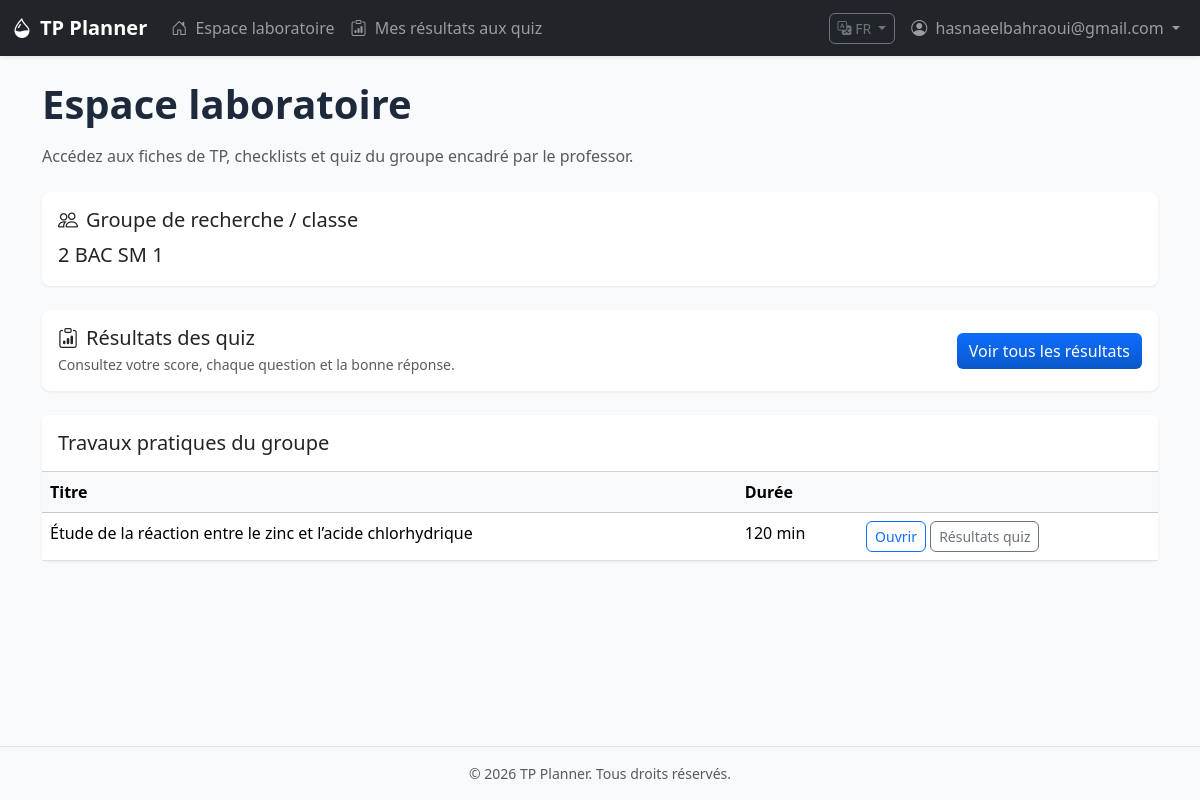
The app's page /pages/member_dashboard.php (signed in) with its own data.
### tables this page shows
CREATE TABLE `students` (
  `id` int(11) NOT NULL,
  `name` varchar(255) NOT NULL,
  `email` varchar(255) NOT NULL,
  `password` varchar(255) NOT NULL,
  `class_id` int(11) NOT NULL,
  `created_at` timestamp NOT NULL DEFAULT current_timestamp()
);

CREATE TABLE `classes` (
  `id` int(11) NOT NULL,
  `name` varchar(100) NOT NULL,
  `teacher_id` int(11) NOT NULL,
  `created_at` timestamp NOT NULL DEFAULT current_timestamp()
);

CREATE TABLE `tp_sessions` (
  `id` int(11) NOT NULL,
  `title` varchar(255) NOT NULL,
  `class_id` int(11) NOT NULL,
  `objectives` text DEFAULT NULL,
  `skills` text DEFAULT NULL,
  `duration` int(11) DEFAULT 60,
  `created_at` timestamp NOT NULL DEFAULT current_timestamp(),
  `fiche_number` varchar(50) DEFAULT NULL COMMENT 'Ex: Fiche technique 4',
  `unit` varchar(100) DEFAULT NULL COMMENT 'Ex: Chimie, Physique…',
  `results` text DEFAULT NULL COMMENT 'Bilan des réactions (HTML riche)',
  `safety` text DEFAULT NULL COMMENT 'Consignes de sécurité (HTML riche)',
  `schema_image` varchar(500) DEFAULT NULL COMMENT 'Chemin vers le schéma expérimental uploadé',
  `imported_file` varchar(500) DEFAULT NULL,
  `imported_content` mediumtext DEFAULT NULL,
  `imported_type` enum('none','word','pdf') NOT NULL DEFAULT 'none'
);

### includes/i18n.php (called while the page is built, shortened)
<?php
function get_ui_lang(): string {
    $l = $_SESSION['ui_lang'] ?? 'fr';
    return in_array($l, I18N_ALLOWED, true) ? $l : 'fr';
}
function t(string $key): string {
    $lang = get_ui_lang();
    $dict = $GLOBALS['I18N_STRINGS'][$lang] ?? [];
    if (isset($dict[$key])) {
        return $dict[$key];
    }
    $fallback = $GLOBALS['I18N_STRINGS']['en'][$key] ?? $key;
    return $fallback;
}

### includes/functions.php (called while the page is built, shortened)
<?php
function db_table_exists(mysqli $conn, string $table): bool {
    $t = $conn->real_escape_string($table);
    $r = $conn->query("SHOW TABLES LIKE '$t'");
    return $r && $r->num_rows > 0;
}
function db_table_has_column(mysqli $conn, string $table, string $column): bool {
    $c = $conn->real_escape_string($column);
    $r = $conn->query("SHOW COLUMNS FROM `$table` LIKE '$c'");
    return $r && $r->num_rows > 0;
}
function students_table_ready(mysqli $conn): bool {
    if (!db_table_exists($conn, 'students')) {
        return false;
    }
    foreach (['name', 'email', 'password', 'class_id'] as $col) {
        if (!db_table_has_column($conn, 'students', $col)) {
            return false;
        }
    }
    return true;
}
function member_fetch_student_row(mysqli $conn, int $studentId, ?string $userEmail): ?array {
    if ($studentId <= 0 || !students_table_ready($conn)) {
        return null;
    }
    $st = $conn->prepare('SELECT s.id AS sid, s.class_id, c.name AS class_name FROM students s LEFT JOIN classes c ON c.id = s.class_id WHERE s.id = ? LIMIT 1');
    $st->bind_param('i', $studentId);
    $st->execute();
    $row = $st->get_result()->fetch_assoc();
    return $row ?: null;
}
function escape($str) {
    return htmlspecialchars($str ?? '', ENT_QUOTES, 'UTF-8');
}
?>

### pages/member_dashboard.php (the view, shortened to what this page needs)
<?php
$conn = getDB();
$uid = (int) ($_SESSION['user_id'] ?? 0);
$userEmail = trim((string) ($_SESSION['user_email'] ?? ''));
$studentRow = member_fetch_student_row($conn, $uid, $userEmail !== '' ? $userEmail : null);
$sessions = [];
if ($studentRow && !empty($studentRow['class_id'])) {
    $cid = (int) $studentRow['class_id'];
    $q = $conn->query("SELECT id, title, duration, created_at FROM tp_sessions WHERE class_id = $cid ORDER BY id DESC LIMIT 25");
    if ($q) {
        $sessions = $q->fetch_all(MYSQLI_ASSOC);
    }
}
require_once dirname(__DIR__) . '/includes/header.php';
require_once dirname(__DIR__) . '/includes/navbar.php';
?>
<main class="container py-4">
    <h1 class="page-title mb-3"><?= escape(t('member.title')) ?></h1>
    <p class="text-muted mb-4"><?= escape(t('member.intro')) ?></p>
    <?php if (!students_table_ready($conn)): ?>
        <div class="alert alert-warning"><?= escape(t('register.err_schema')) ?></div>
    <?php elseif (!$studentRow): ?>
        <div class="alert alert-warning"><?= escape(t('member.profile_incomplete')) ?></div>
    <?php elseif (empty($studentRow['class_id'])): ?>
        <div class="alert alert-warning"><?= escape(t('member.no_group')) ?></div>
    <?php else: ?>
        <div class="card mb-4">
            <div class="card-body">
                <h5 class="card-title"><i class="bi bi-people me-2"></i><?= escape(t('member.my_group')) ?></h5>
                <p class="mb-0 fs-5"><?= escape($studentRow['class_name'] ?? ('#' . (int) $studentRow['class_id'])) ?></p>
            </div>
        </div>
        <div class="card mb-4">
            <div class="card-body d-flex flex-wrap justify-content-between align-items-center gap-2">
                <div>
                    <h5 class="mb-1"><i class="bi bi-clipboard-data me-2"></i><?= escape(t('member.quiz_results_link')) ?></h5>
                    <p class="text-muted small mb-0"><?= escape(t('member.quiz_results_hint')) ?></p>
                </div>
                <a href="<?= APP_URL ?>/pages/quiz_results.php" class="btn btn-primary"><?= escape(t('member.view_quiz_results')) ?></a>
            </div>
        </div>
        <div class="card">
            <div class="card-header bg-white py-3">
                <h5 class="mb-0"><?= escape(t('member.sessions_for_group')) ?></h5>
            </div>
            <div class="card-body p-0">
                <?php if (empty($sessions)): ?>
                    <p class="text-muted p-4 mb-0"><?= escape(t('member.no_sessions')) ?></p>
                <?php else: ?>
                    <div class="table-responsive">
                        <table class="table table-hover mb-0">
                            <thead class="table-light">
                                <tr>
                                    <th><?= escape(t('tp_sessions.col_title')) ?></th>
                                    <th><?= escape(t('tp_sessions.col_duration')) ?></th>
                                    <th></th>
                                </tr>
                            </thead>
                            <tbody>
                                <?php foreach ($sessions as $s): ?>
                                    <tr>
                                        <td><?= escape($s['title']) ?></td>
                                        <td><?= (int) ($s['duration'] ?? 0) ?> min</td>
                                        <td class="text-nowrap">
                                            <a class="btn btn-sm btn-outline-primary" href="<?= APP_URL ?>/pages/tp_view.php?id=<?= (int) $s['id'] ?>"><?= escape(t('member.open_tp')) ?></a>
                                            <a class="btn btn-sm btn-outline-secondary" href="<?= APP_URL ?>/pages/quiz_results.php?tp_id=<?= (int) $s['id'] ?>"><?= escape(t('member.quiz_for_tp')) ?></a>
                                        </td>
                                    </tr>
                                <?php endforeach; ?>
                            </tbody>
                        </table>
                    </div>
                <?php endif; ?>
            </div>
        </div>
    <?php endif; ?>
</main>
<?php require_once dirname(__DIR__) . '/includes/footer.php'; ?>

### assets/css/style.css (style rules this page uses)
:root { --tp-primary: #0d6efd; --tp-primary-dark: #0a58ca; --tp-success: #198754; --tp-warning: #ffc107; --tp-danger: #dc3545; --sidebar-width: 260px; }
body { font-family: 'Segoe UI', system-ui, sans-serif; background-color: #f8fafc; }
.card { border: none; border-radius: 0.5rem; box-shadow: 0 1px 3px rgba(0,0,0,.08); transition: box-shadow .2s, transform .2s; }
.btn { border-radius: 0.375rem; }
.btn-primary { background: linear-gradient(180deg, #0d6efd 0%, #0a58ca 100%); border: none; }
.page-title { font-weight: 600; color: #1e293b; }

### records on screen
students: class.name "2 BAC SM 1"
tp_sessions: title "Étude de la réaction entre le zinc et l’acide chlorhydrique", duration "120"

### other values on screen
APP_NAME "TP Planner"
t('nav.member_lab') "Espace laboratoire"
t('quiz_results.title') "Mes résultats aux quiz"
$cur "FR"
$_SESSION['username'] "hasnaeelbahraoui@gmail.com"
t('member.title') "Espace laboratoire"
t('member.intro') "Accédez aux fiches de TP, checklists et quiz du groupe encadré par le professor."
t('member.my_group') "Groupe de recherche / classe"
t('member.quiz_results_link') "Résultats des quiz"
t('member.quiz_results_hint') "Consultez votre score, chaque question et la bonne réponse."
t('member.view_quiz_results') "Voir tous les résultats"
t('member.sessions_for_group') "Travaux pratiques du groupe"
t('tp_sessions.col_title') "Titre"
t('tp_sessions.col_duration') "Durée"
t('footer.app') "Tous droits réservés."
